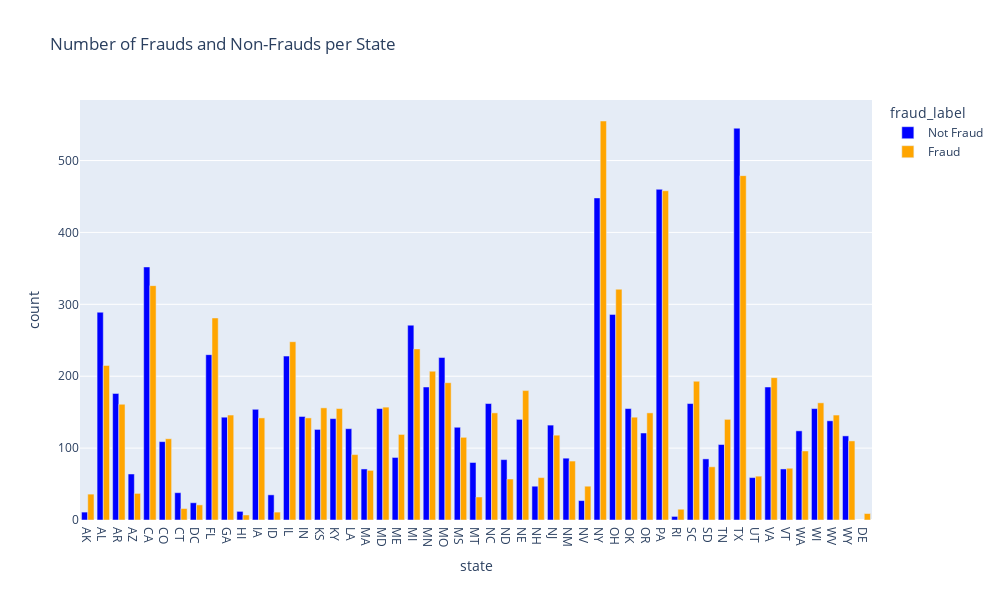

Notebook source saved alongside this figure:
### Markdown cell above
## Number of Frauds and Non-Frauds per State

### Code cell
df_agg = df.groupby(['state', 'is_fraud']).size().reset_index(name='count')

df_agg['fraud_label'] = df_agg['is_fraud'].map({0: 'Not Fraud', 1: 'Fraud'})

fig = px.bar(
    df_agg,
    x='state',
    y='count',
    color='fraud_label',  
    title='Number of Frauds and Non-Frauds per State',
    color_discrete_map={
        'Not Fraud': 'blue',
        'Fraud': 'orange'       
    },
    barmode='group',
    height=600,
    width=1000
)

fig.show()

### Figure 1 — Plotly figure (JSON) as saved in the notebook; plotly's stock layout.template omitted (floating-point values rounded to 4 significant figures)
{"data": [{"alignmentgroup": "True", "hovertemplate": "fraud_label=Not Fraud<br>state=%{x}<br>count=%{y}<extra></extra>", "legendgroup": "Not Fraud", "marker": {"color": "blue", "pattern": {"shape": ""}}, "name": "Not Fraud", "offsetgroup": "Not Fraud", "orientation": "v", "showlegend": true, "textposition": "auto", "type": "bar", "x": ["AK", "AL", "AR", "AZ", "CA", "CO", "CT", "DC", "FL", "GA", "HI", "IA", "ID", "IL", "IN", "KS", "KY", "LA", "MA", "MD", "ME", "MI", "MN", "MO", "MS", "MT", "NC", "ND", "NE", "NH", "NJ", "NM", "NV", "NY", "OH", "OK", "OR", "PA", "RI", "SC", "SD", "TN", "TX", "UT", "VA", "VT", "WA", "WI", "WV", "WY"], "xaxis": "x", "y": [11, 289, 176, 64, 352, 109, 38, 24, 230, 143, 12, 154, 35, 228, 144, 126, 141, 127, 71, 155, 87, 271, 185, 226, 129, 80, 162, 84, 140, 47, 132, 86, 27, 448, 286, 155, 121, 460, 5, 162, 85, 105, 545, 59, 185, 71, 124, 155, 138, 117], "yaxis": "y"}, {"alignmentgroup": "True", "hovertemplate": "fraud_label=Fraud<br>state=%{x}<br>count=%{y}<extra></extra>", "legendgroup": "Fraud", "marker": {"color": "orange", "pattern": {"shape": ""}}, "name": "Fraud", "offsetgroup": "Fraud", "orientation": "v", "showlegend": true, "textposition": "auto", "type": "bar", "x": ["AK", "AL", "AR", "AZ", "CA", "CO", "CT", "DC", "DE", "FL", "GA", "HI", "IA", "ID", "IL", "IN", "KS", "KY", "LA", "MA", "MD", "ME", "MI", "MN", "MO", "MS", "MT", "NC", "ND", "NE", "NH", "NJ", "NM", "NV", "NY", "OH", "OK", "OR", "PA", "RI", "SC", "SD", "TN", "TX", "UT", "VA", "VT", "WA", "WI", "WV", "WY"], "xaxis": "x", "y": [36, 215, 161, 37, 326, 113, 16, 21, 9, 281, 146, 7, 142, 11, 248, 142, 156, 155, 91, 69, 157, 119, 238, 207, 191, 115, 32, 149, 57, 180, 59, 118, 82, 47, 555, 321, 143, 149, 458, 15, 193, 74, 140, 479, 61, 198, 72, 96, 163, 146, 110], "yaxis": "y"}], "layout": {"barmode": "group", "height": 600, "legend": {"title": {"text": "fraud_label"}, "tracegroupgap": 0}, "title": {"text": "Number of Frauds and Non-Frauds per State"}, "width": 1000, "xaxis": {"anchor": "y", "domain": [0, 1], "title": {"text": "state"}}, "yaxis": {"anchor": "x", "domain": [0, 1], "title": {"text": "count"}}}}
